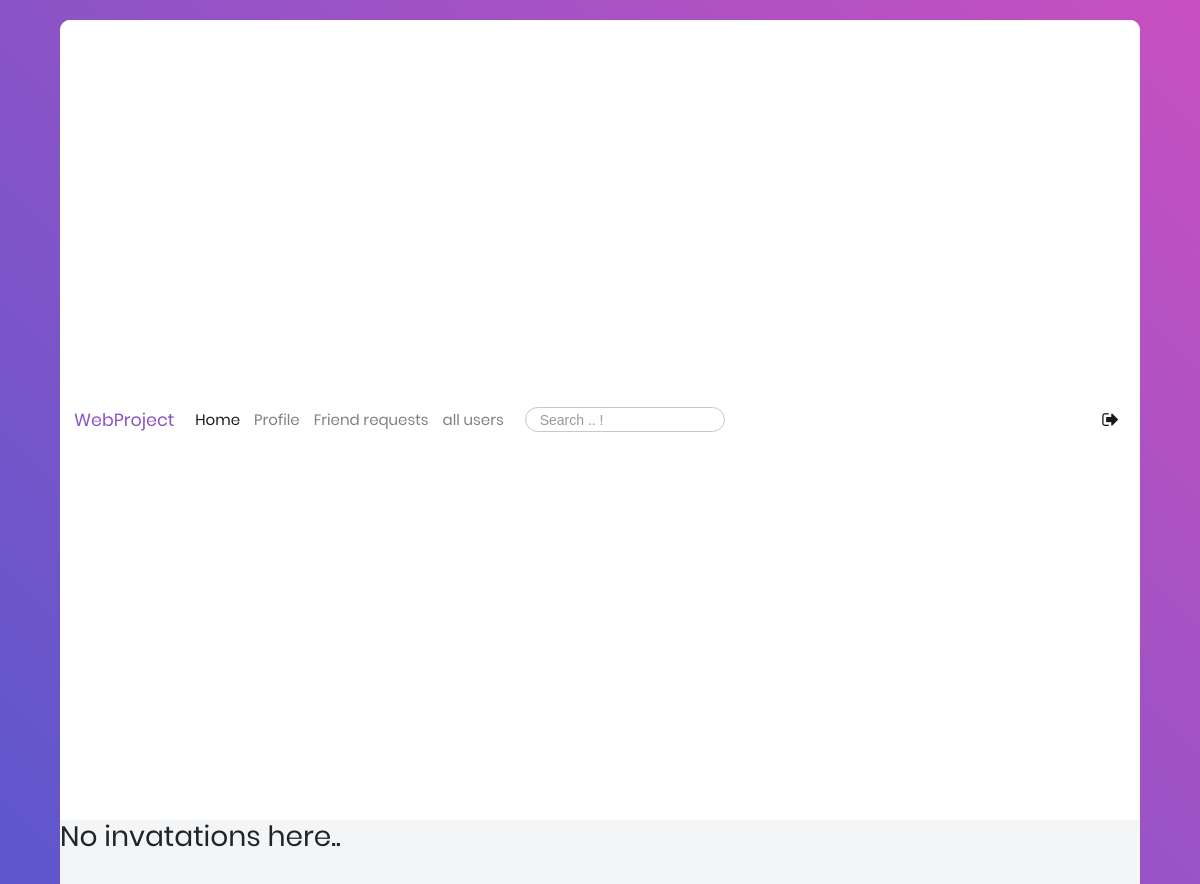
/my-invites/ (signed in), run on an earlier commit of the app's database.
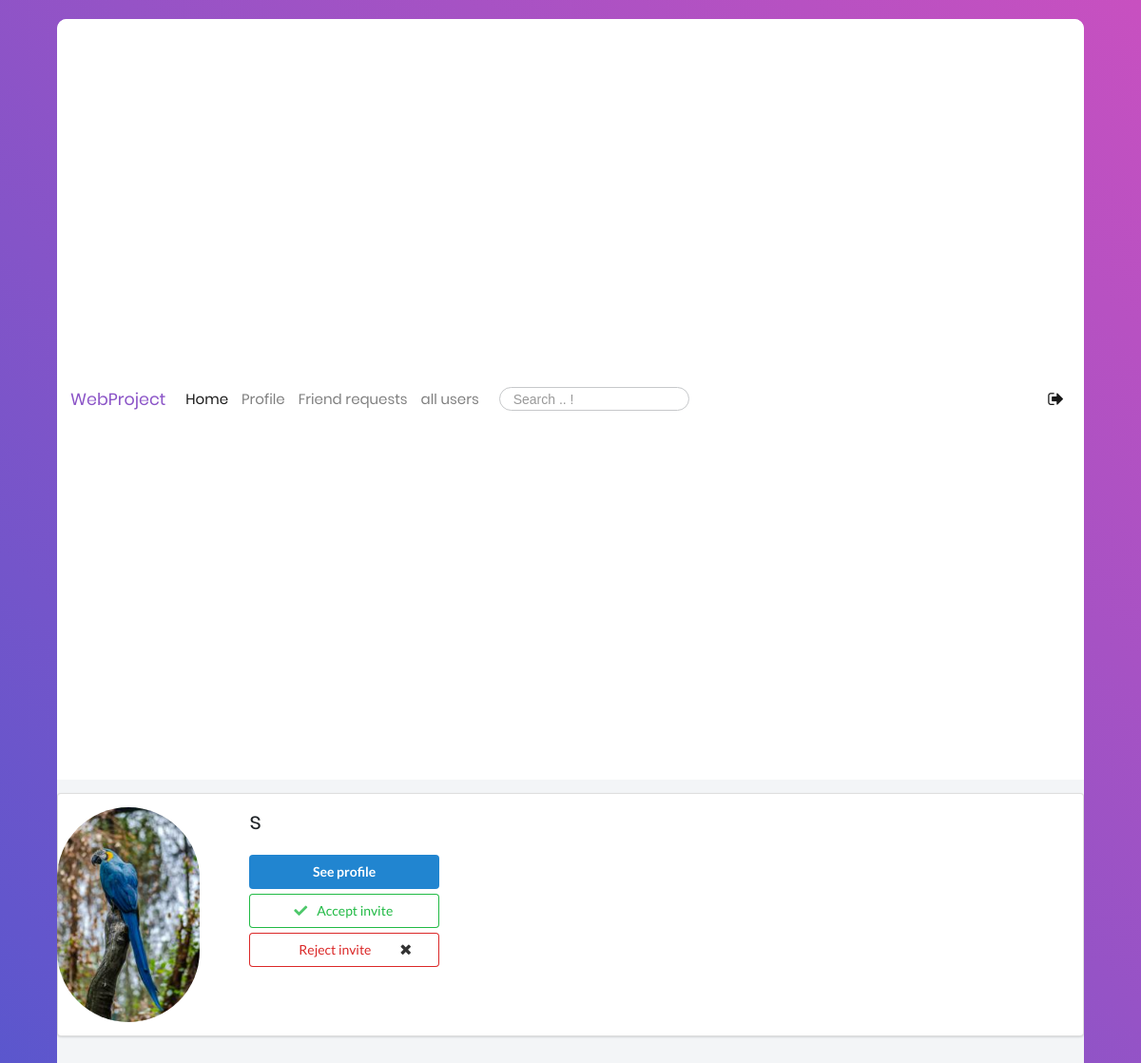
And on a later commit of the database.
### users/models.py (models this page shows, shortened)
class Profile(models.Model):
    user = models.OneToOneField(User, on_delete=models.CASCADE)
    image = models.ImageField(default='default.jpg', upload_to='profile_pics')
    bgimage = models.ImageField(default='default.jpg', upload_to='bg_pics')
    friends = models.ManyToManyField(User, blank=True, related_name='friends')
    slug = models.SlugField(unique=True,default=uuid.uuid1)
    forget_password_token= models.CharField(max_length=100)
    updated = models.DateTimeField( auto_now=True)
    created = models.DateTimeField( auto_now_add=True)
    objects = ProfileManager()

### users/views.py (the view)
# urls.py: path('my-invites/', views.invites_received_view, name="my-invites-view"),
@login_required
def invites_received_view(request):
    profile = Profile.objects.get(user=request.user)
    qs = Relationship.objects.invatations_received(profile)
    results = list(map(lambda x: x.sender, qs))
    is_empty = False
    if len(results) == 0:
        is_empty = True
    context = {
        'qs': results,
        'is_empty': is_empty,
    }
    return render(request, 'users/my_invites.html', context)

### users/models.py (called while the page is built)
    def invatations_received(self, receiver):
        qs = Relationship.objects.filter(receiver=receiver, status='send')
        return qs

### users/templates/users/my_invites.html (shortened to what this page needs)
{% extends 'blog/base.html' %}
{% block content %}
    {% if is_empty %}
        <h1>No invatations here..</h1>
    {% endif %}
    {% for obj in qs %}
        <div class="ui segment">
            <div class="ui grid">
                <div class="row">
                    <div class="three wide column">
                        <img class="ui small circular image" src="{{obj.image.url}}">
                    </div>
                    <div class="thirteen wide column">
                        <h3>{{obj.user}}</h3>
                        <br>
                        <a href="">
                            <button class="ui primary button w-big mb-5">See profile</button>
                        </a>
                        <form action=" {% url 'accept-invite' %} " method="POST">
                            <button type="submit" class="ui positive basic button w-big mb-5">
                                <i class="check icon"></i>
                                Accept invite
                            </button>
                        </form>
                         <form action="{% url 'reject-invite' %}" method="POST">
                            <button type="submit" class="ui negative basic button w-big mb-5">
                                <i class="close icon"></i>
                                Reject invite
                            </button>
                        </form>
                    </div>
                </div>
            </div>
        </div>
    {% endfor %}
{% endblock content %}

What changed in the data, as far as the page shows it:
now on this page (row edited): Profile: image (picture), user "s"
Also different on the page:
text no longer shown: "No invatations here.."
